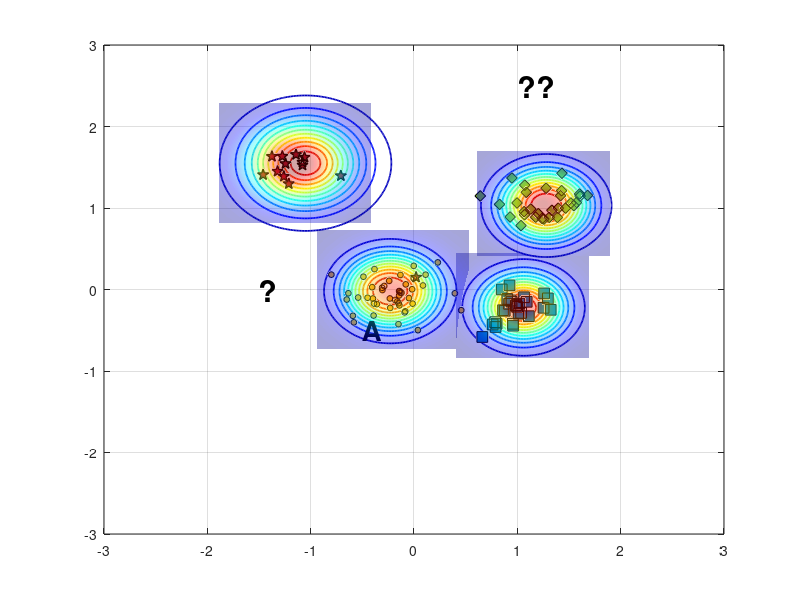

MATLAB code to generate this figure: (Note: this script raises an error after producing the figure.)
%% Reproduce EVM-style demo figure (no toolboxes)
clear; close all; clc; rng(7);

% ---------- 1) 合成四类二维数据 ----------
% 类中心（大致对应图中位置）
C_star  = [-1.15  1.55];   % 红色星
C_diam  = [ 1.25  1.05];   % 绿色菱形
C_square= [ 1.05 -0.20];   % 蓝色方块
C_dot   = [-0.20  0.00];   % 蓝色小点（被 A 标注影响的那簇）

% 协方差（控制每簇形状）
S = @(sx,sy,rho)[sx^2 rho*sx*sy; rho*sx*sy sy^2];
Sig_star   = S(0.18,0.20, 0.05);
Sig_diam   = S(0.22,0.18,-0.10);
Sig_square = S(0.20,0.16, 0.05);
Sig_dot    = S(0.25,0.18, 0.00);

% 从高斯采样（不用 mvnrnd）
sample = @(N,mu,SIG) (randn(N,2)*chol(SIG,'lower') + mu);

X_star   = sample(12,C_star,   Sig_star);
X_diam   = sample(30,C_diam,   Sig_diam);
X_square = sample(28,C_square, Sig_square);
X_dot    = sample(45,C_dot,    Sig_dot);

% 加一个“离群星”靠近 A（见原图左中）
X_star = [X_star; 0.02 0.15];

% ---------- 2) 底面散点与样式 ----------
figure('Color','w','Position',[100,100,800,600]);
hold on; box on; grid on;
z0 = 0; % 所有散点都放在 z=0 的平面

% 确保按照绘制顺序叠放，便于把散点置顶
set(gca,'SortMethod','childorder');

h_star   = scatter3(X_star(:,1),  X_star(:,2),  z0+zeros(size(X_star,1),1),  70, ...
        'pentagram', 'filled', 'MarkerEdgeColor','k', 'MarkerFaceColor',[0.635294 0.0784314 0.184314], 'LineWidth',1.0); % 红色五角星 #A2142F
h_diam   = scatter3(X_diam(:,1),  X_diam(:,2),  z0+zeros(size(X_diam,1),1),  60, ...
        'd', 'filled', 'MarkerEdgeColor','k', 'MarkerFaceColor',[0.466667 0.674510 0.188235]); % 绿色菱形 #77AC30
h_square = scatter3(X_square(:,1),X_square(:,2),z0+zeros(size(X_square,1),1),60, ...
        's', 'filled', 'MarkerEdgeColor','k', 'MarkerFaceColor',[0 0.447059 0.741176]); % 蓝色正方形 #0072BD
h_dot    = scatter3(X_dot(:,1),   X_dot(:,2),   z0+zeros(size(X_dot,1),1),   18, ...
        'o', 'filled', 'MarkerEdgeColor','k', 'MarkerFaceColor',[0.929412 0.694118 0.125490]); % 黄色圆形 #EDB120


% ---------- 3) ψ-model 等值环（彩色同心） ----------
% 采用带形状参的径向函数 psi(r) = exp(-(r/s)^t)
psi = @(X,Y,cx,cy,s,t) exp( - ( sqrt((X-cx).^2 + (Y-cy).^2) ./ s ).^t );

% 选几处“极端向量/代表点”（包含 A 所在）
EV = [ -0.23 -0.02 ;   % A 对应蓝点极端向量
        1.06 -0.22 ;   % 蓝方块
        1.28  1.03 ;   % 绿菱形
       -1.05  1.55 ];  % 红星
scale = [0.42, 0.36, 0.40, 0.48];   % 各自 scale
shape = [2.6,  2.2,  2.4,  2.0];    % 各自 shape

% 网格
[xg,yg] = meshgrid(linspace(-3,3,400));
colormap(jet); caxis([0 1]);

% 等高线层级（红到蓝：高到低）
levels = linspace(1.0,0.05,12);

for k = 1:size(EV,1)
    Z = psi(xg,yg,EV(k,1),EV(k,2),scale(k),shape(k));
    [~, h] = contour(xg,yg,Z,levels);    % 直接画在底面，保持颜色映射
    set(h,'LineWidth',1.25);

    % 将等高线明确压到 z=0（兼容不同 MATLAB 版本）
    ch = get(h,'Children');
    for ic = 1:numel(ch)
        zd = get(ch(ic),'ZData');
        if ~isempty(zd)
            set(ch(ic),'ZData',zeros(size(zd))); % 强制贴在 z=0
        end
    end
end

% 标出 A 与问号
text(-0.5,-0.5,0,'A','FontWeight','bold','FontSize',20,'Color','k');
text( 1, 2.5,0,'??','FontWeight','bold','FontSize',22,'Color','k');
text( -1.5,0,0,'?','FontWeight','bold','FontSize',22,'Color','k');

% ---------- 4) 上方半透明“钟形面”（表示类支持/概率） ----------
% 用四个高斯穹顶，中心与各簇一致
gauss2 = @(X,Y,cx,cy,s) exp(-((X-cx).^2 + (Y-cy).^2)/(2*s^2));
tops  = {C_star, C_diam, C_square, C_dot};
sigT  = [0.32 0.28 0.28 0.32];   % 调小 sigma，使穹顶更集中
amp   = [1.05 0.95 0.90 0.85];

% 抬高穹顶，并缩小每个穹顶的覆盖范围（为每个穹顶使用局部网格）
zlift      = 0.18;   % 统一抬高量（不改变颜色映射）
spanFactor = 2.3;    % 每个穹顶半宽 = spanFactor * sigma（越小覆盖越小）
gridN      = 121;    % 局部网格分辨率

for i=1:4
    cx = tops{i}(1); cy = tops{i}(2);
    span = spanFactor * sigT(i);
    [xgi,ygi] = meshgrid(linspace(cx - span, cx + span, gridN), ...
                         linspace(cy - span, cy + span, gridN));

    Zt = amp(i) * gauss2(xgi,ygi,cx,cy,sigT(i));
    % 用 Zt 作为颜色，Zt+zlift 作为高度，从而抬高且保留原色
    s1 = surf(xgi,ygi, Zt + zlift, Zt, 'EdgeColor','none', 'FaceAlpha',0.35);
end
shading interp; 
% camlight headlight; 
lighting gouraud;

% 将散点推到顶层
uistack([h_star h_diam h_square h_dot], 'top');

% ---------- 5) 轴、视角与观感 ----------
xlim([-2 2]); ylim([-1 3]); zlim([0 1.25]); view(47,21);
axis vis3d; daspect([1 1 0.8]);
set(gca,'FontName','Times New Roman','FontSize',12,'LineWidth',1);
% xlabel('x'); ylabel('y'); zlabel('score / \psi');

% 网格和背景风格
grid on; 
% set(gca,'GridAlpha',0.2,'MinorGridAlpha',0.2);
